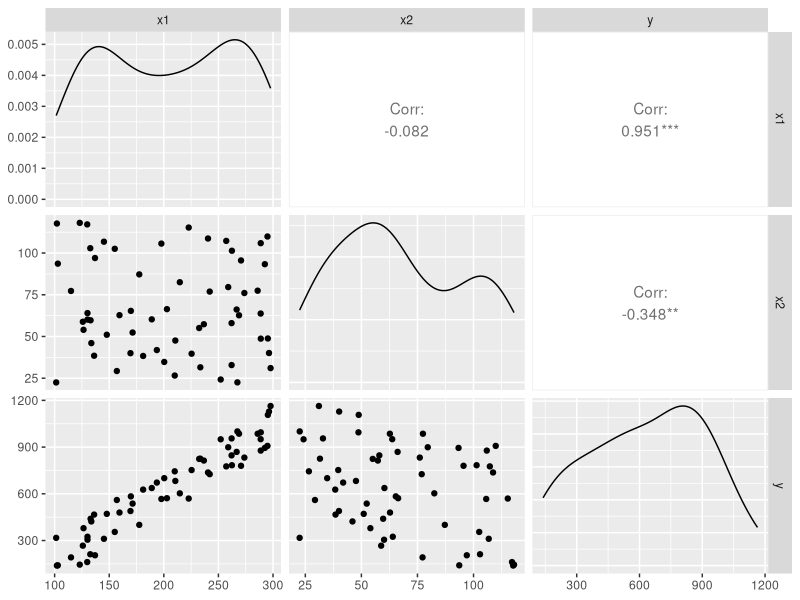
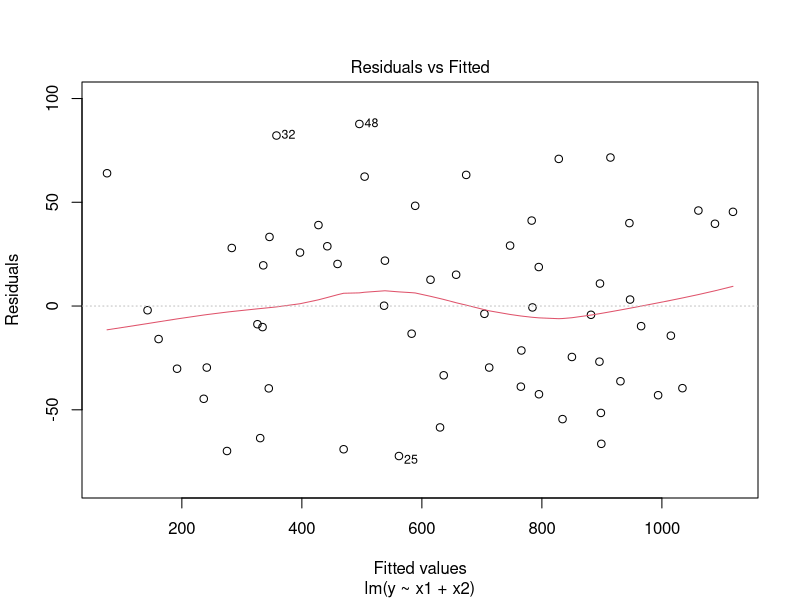
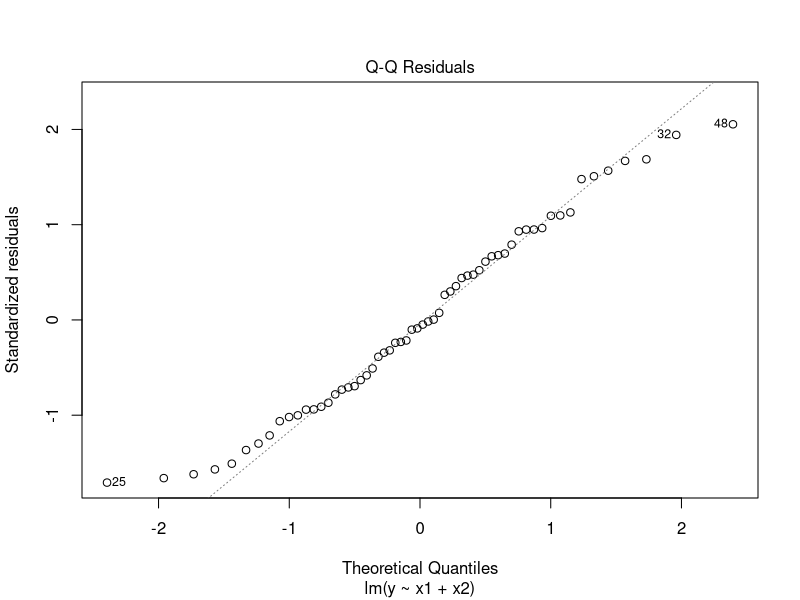
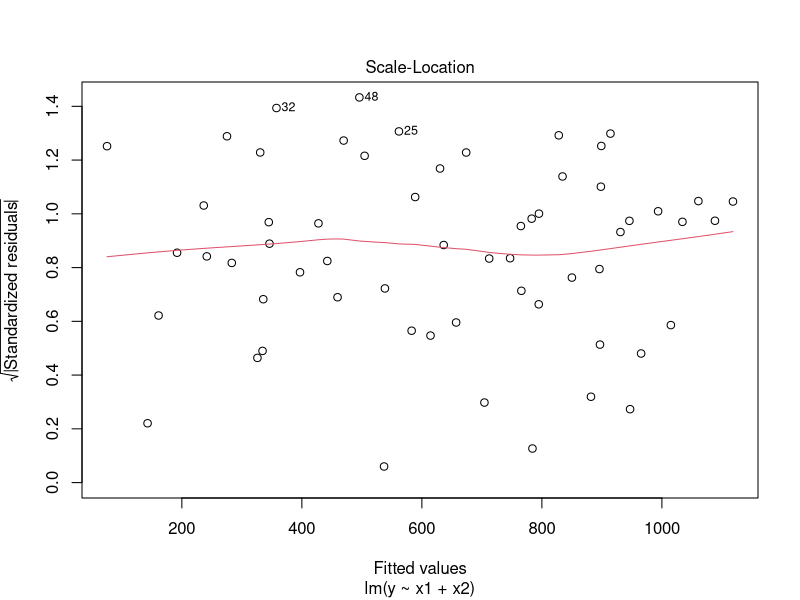
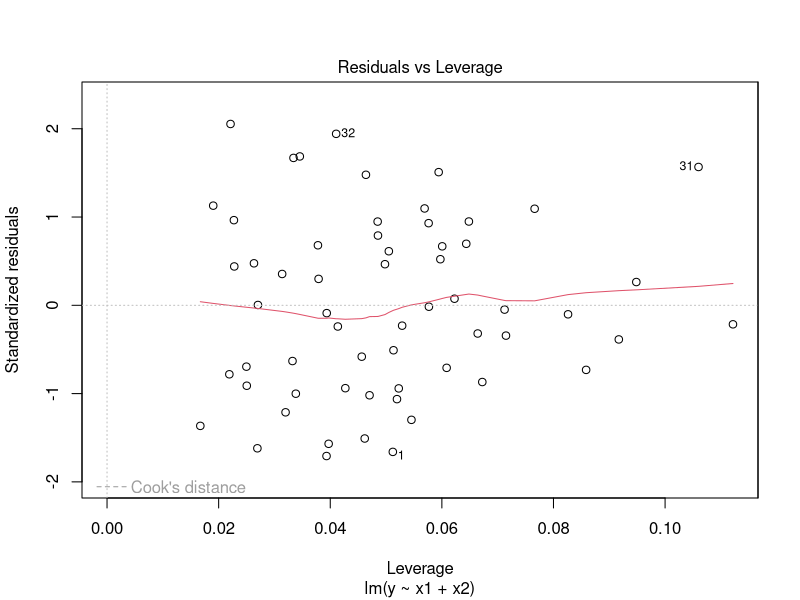

Here is the R script that generated these plots, in order:
library(tidyverse)
library(GGally)
library(broom)

# simulated data

set.seed(2)
x1 <- runif(60, 100, 300)
x2 <- runif(60, 20,120)
y <- 20 + 4*x1 - 3*x2 + rnorm(60, 0, 40)

df <- tibble(x1, x2, y)

new_x1 <- seq(from = 120,
              to = 300,
              length.out = 20)
new_x2 <- runif(20, 30, 110)
new_data <- tibble(x1 = new_x1,
                   x2 = new_x2)
df
ggpairs(df)

model <- lm(y ~ x1 + x2, data = df)
summary(model)
plot(model)

fitted_vals <- predict(model, new_data)
new_data$pred <- fitted_vals
new_data
